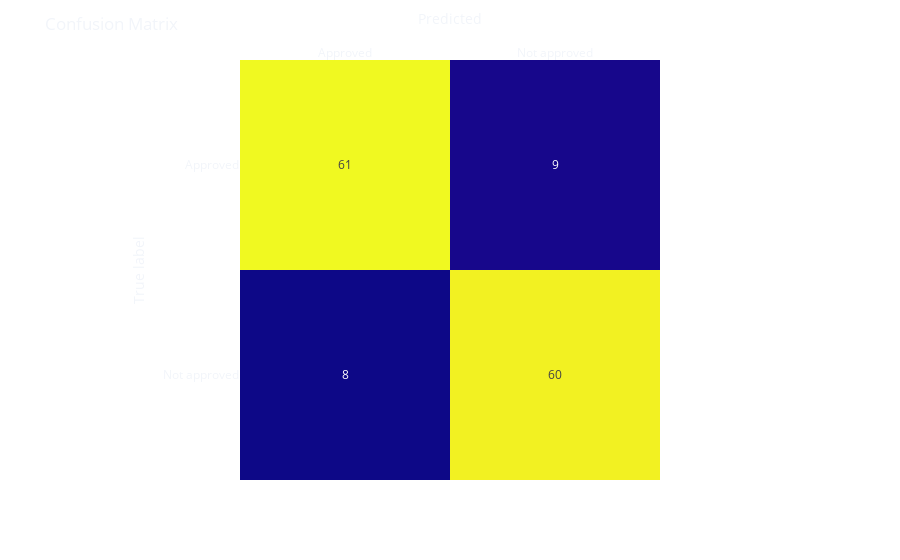

Notebook code cell kept with this figure:
### Markdown cell above
According to the correlaton scores, Gender does not simes to be correlated with `Approval Status` (nor it could _legally_ be).

Now, let us write a simple `Logistic Regression` model so we can evaluate this algorithm against several fairness metrics.

### Code cell
from sklearn.metrics import confusion_matrix
from sklearn.linear_model import LogisticRegression
from sklearn.model_selection import train_test_split

seed = 42

train, test = train_test_split(df, stratify=df['Gender'], test_size=0.2, random_state=seed)

train.reset_index(drop=True, inplace=True)
test.reset_index(drop=True, inplace=True)

lr = LogisticRegression(random_state=seed)
lr.fit(train[['Debt', 'Prior Default']], train['Approval Status'])

score = lr.score(test[['Debt', 'Prior Default']], test['Approval Status'])
preds = lr.predict(test[['Debt', 'Prior Default']])

print(f'Accuracy: ' + '{:.2f}'.format(score * 100) + ' %')

matrix = confusion_matrix(test['Approval Status'], preds)

fig = px.imshow(matrix,
                labels=dict(x="Predicted", y="True label"),
                x=['Approved', 'Not approved'],
                y=['Approved', 'Not approved'],
                text_auto=True
                )
fig.update_xaxes(side='top')
fig.update_layout(template='plotly_dark',
                  title='Confusion Matrix',
                  coloraxis_showscale=False,
                  paper_bgcolor='rgba(0, 0, 0, 0)',
                  plot_bgcolor='rgba(0, 0, 0, 0)')
fig.show()

### Figure 1 — Plotly figure (JSON) as saved in the notebook; plotly's stock layout.template omitted (floating-point values rounded to 4 significant figures)
{"data": [{"coloraxis": "coloraxis", "hovertemplate": "Predicted: %{x}<br>True label: %{y}<br>color: %{z}<extra></extra>", "name": "0", "texttemplate": "%{z}", "type": "heatmap", "x": ["Approved", "Not approved"], "xaxis": "x", "y": ["Approved", "Not approved"], "yaxis": "y", "z": [[61, 9], [8, 60]]}], "layout": {"coloraxis": {"colorscale": [[0, "#0d0887"], [0.1111, "#46039f"], [0.2222, "#7201a8"], [0.3333, "#9c179e"], [0.4444, "#bd3786"], [0.5556, "#d8576b"], [0.6667, "#ed7953"], [0.7778, "#fb9f3a"], [0.8889, "#fdca26"], [1, "#f0f921"]], "showscale": false}, "margin": {"t": 60}, "paper_bgcolor": "rgba(0, 0, 0, 0)", "plot_bgcolor": "rgba(0, 0, 0, 0)", "title": {"text": "Confusion Matrix"}, "xaxis": {"anchor": "y", "constrain": "domain", "domain": [0, 1], "scaleanchor": "y", "side": "top", "title": {"text": "Predicted"}}, "yaxis": {"anchor": "x", "autorange": "reversed", "constrain": "domain", "domain": [0, 1], "title": {"text": "True label"}}}}
